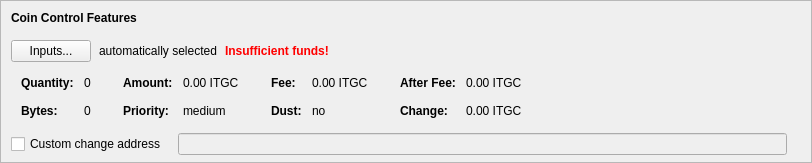
    <widget class="QFrame" name="frameCoinControl">
     <property name="sizePolicy">
      <sizepolicy hsizetype="Expanding" vsizetype="Expanding">
       <horstretch>0</horstretch>
       <verstretch>0</verstretch>
      </sizepolicy>
     </property>
     <property name="maximumSize">
      <size>
       <width>16777215</width>
       <height>16777215</height>
      </size>
     </property>
     <property name="frameShape">
      <enum>QFrame::StyledPanel</enum>
     </property>
     <property name="frameShadow">
      <enum>QFrame::Sunken</enum>
     </property>
     <layout class="QVBoxLayout" name="verticalLayoutCoinControl2">
      <property name="spacing">
       <number>0</number>
      </property>
      <property name="leftMargin">
       <number>0</number>
      </property>
      <property name="topMargin">
       <number>0</number>
      </property>
      <property name="rightMargin">
       <number>0</number>
      </property>
      <property name="bottomMargin">
       <number>6</number>
      </property>
      <item>
       <layout class="QVBoxLayout" name="verticalLayoutCoinControl" stretch="0,0,0,0,1">
        <property name="spacing">
         <number>0</number>
        </property>
        <property name="leftMargin">
         <number>10</number>
        </property>
        <property name="topMargin">
         <number>10</number>
        </property>
        <item>
         <layout class="QHBoxLayout" name="horizontalLayoutCoinControl1">
          <property name="bottomMargin">
           <number>15</number>
          </property>
          <item>
           <widget class="QLabel" name="labelCoinControlFeatures">
            <property name="sizePolicy">
             <sizepolicy hsizetype="Preferred" vsizetype="Maximum">
              <horstretch>0</horstretch>
              <verstretch>0</verstretch>
             </sizepolicy>
            </property>
            <property name="font">
             <font>
              <weight>75</weight>
              <bold>true</bold>
             </font>
            </property>
            <property name="styleSheet">
             <string notr="true">font-weight:bold;</string>
            </property>
            <property name="text">
             <string>Coin Control Features</string>
            </property>
           </widget>
          </item>
         </layout>
        </item>
        <item>
         <layout class="QHBoxLayout" name="horizontalLayoutCoinControl2" stretch="0,0,0,0">
          <property name="spacing">
           <number>8</number>
          </property>
          <property name="bottomMargin">
           <number>10</number>
          </property>
          <item>
           <widget class="QPushButton" name="pushButtonCoinControl">
            <property name="styleSheet">
             <string notr="true"/>
            </property>
            <property name="text">
             <string>Inputs...</string>
            </property>
            <property name="autoDefault">
             <bool>false</bool>
            </property>
           </widget>
          </item>
          <item>
           <widget class="QLabel" name="labelCoinControlAutomaticallySelected">
            <property name="text">
             <string>automatically selected</string>
            </property>
            <property name="margin">
             <number>5</number>
            </property>
           </widget>
          </item>
          <item>
           <widget class="QLabel" name="labelCoinControlInsuffFunds">
            <property name="font">
             <font>
              <weight>75</weight>
              <bold>true</bold>
             </font>
            </property>
            <property name="styleSheet">
             <string notr="true">color:red;font-weight:bold;</string>
            </property>
            <property name="text">
             <string>Insufficient funds!</string>
            </property>
            <property name="margin">
             <number>5</number>
            </property>
           </widget>
          </item>
          <item>
           <spacer name="horizontalSpacerCoinControl">
            <property name="orientation">
             <enum>Qt::Horizontal</enum>
            </property>
            <property name="sizeHint" stdset="0">
             <size>
              <width>40</width>
              <height>1</height>
             </size>
            </property>
           </spacer>
          </item>
         </layout>
        </item>
        <item>
         <widget class="QWidget" name="widgetCoinControl" native="true">
          <property name="sizePolicy">
           <sizepolicy hsizetype="Preferred" vsizetype="Preferred">
            <horstretch>0</horstretch>
            <verstretch>0</verstretch>
           </sizepolicy>
          </property>
          <property name="minimumSize">
           <size>
            <width>0</width>
            <height>0</height>
           </size>
          </property>
          <property name="styleSheet">
           <string notr="true"/>
          </property>
          <layout class="QHBoxLayout" name="horizontalLayoutCoinControl5">
           <property name="leftMargin">
            <number>0</number>
           </property>
           <property name="topMargin">
            <number>0</number>
           </property>
           <property name="rightMargin">
            <number>0</number>
           </property>
           <property name="bottomMargin">
            <number>0</number>
           </property>
           <item>
            <layout class="QHBoxLayout" name="horizontalLayoutCoinControl3" stretch="0,0,0,1">
             <property name="spacing">
              <number>20</number>
             </property>
             <property name="topMargin">
              <number>0</number>
             </property>
             <property name="bottomMargin">
              <number>10</number>
             </property>
             <item>
              <layout class="QFormLayout" name="formLayoutCoinControl1">
               <property name="horizontalSpacing">
                <number>10</number>
               </property>
               <property name="verticalSpacing">
                <number>14</number>
               </property>
               <property name="leftMargin">
                <number>10</number>
               </property>
               <property name="topMargin">
                <number>4</number>
               </property>
               <property name="rightMargin">
                <number>6</number>
               </property>
               <item row="0" column="0">
                <widget class="QLabel" name="labelCoinControlQuantityText">
                 <property name="font">
                  <font>
                   <weight>75</weight>
                   <bold>true</bold>
                  </font>
                 </property>
                 <property name="text">
                  <string>Quantity:</string>
                 </property>
                 <property name="margin">
                  <number>0</number>
                 </property>
                </widget>
               </item>
               <item row="0" column="1">
                <widget class="QLabel" name="labelCoinControlQuantity">
                 <property name="cursor">
                  <cursorShape>IBeamCursor</cursorShape>
                 </property>
                 <property name="contextMenuPolicy">
                  <enum>Qt::ActionsContextMenu</enum>
                 </property>
                 <property name="text">
                  <string notr="true">0</string>
                 </property>
                 <property name="margin">
                  <number>0</number>
                 </property>
                 <property name="textInteractionFlags">
                  <set>Qt::LinksAccessibleByMouse|Qt::TextSelectableByKeyboard|Qt::TextSelectableByMouse</set>
                 </property>
                </widget>
               </item>
               <item row="1" column="0">
                <widget class="QLabel" name="labelCoinControlBytesText">
                 <property name="font">
                  <font>
                   <weight>75</weight>
                   <bold>true</bold>
                  </font>
                 </property>
                 <property name="text">
                  <string>Bytes:</string>
                 </property>
                </widget>
               </item>
               <item row="1" column="1">
                <widget class="QLabel" name="labelCoinControlBytes">
                 <property name="cursor">
                  <cursorShape>IBeamCursor</cursorShape>
                 </property>
                 <property name="contextMenuPolicy">
                  <enum>Qt::ActionsContextMenu</enum>
                 </property>
                 <property name="text">
                  <string notr="true">0</string>
                 </property>
                 <property name="textInteractionFlags">
                  <set>Qt::LinksAccessibleByMouse|Qt::TextSelectableByKeyboard|Qt::TextSelectableByMouse</set>
                 </property>
                </widget>
               </item>
              </layout>
             </item>
             <item>
              <layout class="QFormLayout" name="formLayoutCoinControl2">
               <property name="horizontalSpacing">
                <number>10</number>
               </property>
               <property name="verticalSpacing">
                <number>14</number>
               </property>
               <property name="leftMargin">
                <number>6</number>
               </property>
               <property name="topMargin">
                <number>4</number>
               </property>
               <property name="rightMargin">
                <number>6</number>
               </property>
               <item row="0" column="0">
                <widget class="QLabel" name="labelCoinControlAmountText">
                 <property name="font">
                  <font>
                   <weight>75</weight>
                   <bold>true</bold>
                  </font>
                 </property>
                 <property name="text">
                  <string>Amount:</string>
                 </property>
                 <property name="margin">
                  <number>0</number>
                 </property>
                </widget>
               </item>
               <item row="0" column="1">
                <widget class="QLabel" name="labelCoinControlAmount">
                 <property name="cursor">
                  <cursorShape>IBeamCursor</cursorShape>
                 </property>
                 <property name="contextMenuPolicy">
                  <enum>Qt::ActionsContextMenu</enum>
                 </property>
                 <property name="text">
                  <string notr="true">0.00 ITGC</string>
                 </property>
                 <property name="textInteractionFlags">
                  <set>Qt::LinksAccessibleByMouse|Qt::TextSelectableByKeyboard|Qt::TextSelectableByMouse</set>
                 </property>
                </widget>
               </item>
               <item row="1" column="0">
                <widget class="QLabel" name="labelCoinControlPriorityText">
                 <property name="font">
                  <font>
                   <weight>75</weight>
                   <bold>true</bold>
                  </font>
                 </property>
                 <property name="text">
                  <string>Priority:</string>
                 </property>
                </widget>
               </item>
               <item row="1" column="1">
                <widget class="QLabel" name="labelCoinControlPriority">
                 <property name="cursor">
                  <cursorShape>IBeamCursor</cursorShape>
                 </property>
                 <property name="contextMenuPolicy">
                  <enum>Qt::ActionsContextMenu</enum>
                 </property>
                 <property name="text">
                  <string notr="true">medium</string>
                 </property>
                 <property name="textInteractionFlags">
                  <set>Qt::LinksAccessibleByMouse|Qt::TextSelectableByKeyboard|Qt::TextSelectableByMouse</set>
                 </property>
                </widget>
               </item>
              </layout>
             </item>
             <item>
              <layout class="QFormLayout" name="formLayoutCoinControl3">
               <property name="horizontalSpacing">
                <number>10</number>
               </property>
               <property name="verticalSpacing">
                <number>14</number>
               </property>
               <property name="leftMargin">
                <number>6</number>
               </property>
               <property name="topMargin">
                <number>4</number>
               </property>
               <property name="rightMargin">
                <number>6</number>
               </property>
               <item row="0" column="0">
                <widget class="QLabel" name="labelCoinControlFeeText">
                 <property name="font">
                  <font>
                   <weight>75</weight>
                   <bold>true</bold>
                  </font>
                 </property>
                 <property name="text">
                  <string>Fee:</string>
                 </property>
                 <property name="margin">
                  <number>0</number>
                 </property>
                </widget>
               </item>
               <item row="0" column="1">
                <widget class="QLabel" name="labelCoinControlFee">
                 <property name="cursor">
                  <cursorShape>IBeamCursor</cursorShape>
                 </property>
                 <property name="contextMenuPolicy">
                  <enum>Qt::ActionsContextMenu</enum>
                 </property>
                 <property name="text">
                  <string notr="true">0.00 ITGC</string>
                 </property>
                 <property name="textInteractionFlags">
                  <set>Qt::LinksAccessibleByMouse|Qt::TextSelectableByKeyboard|Qt::TextSelectableByMouse</set>
                 </property>
                </widget>
               </item>
               <item row="1" column="0">
                <widget class="QLabel" name="labelCoinControlLowOutputText">
                 <property name="font">
                  <font>
                   <weight>75</weight>
                   <bold>true</bold>
                  </font>
                 </property>
                 <property name="text">
                  <string>Dust:</string>
                 </property>
                </widget>
               </item>
               <item row="1" column="1">
                <widget class="QLabel" name="labelCoinControlLowOutput">
                 <property name="cursor">
                  <cursorShape>IBeamCursor</cursorShape>
                 </property>
                 <property name="contextMenuPolicy">
                  <enum>Qt::ActionsContextMenu</enum>
                 </property>
                 <property name="text">
                  <string notr="true">no</string>
                 </property>
                 <property name="textInteractionFlags">
                  <set>Qt::LinksAccessibleByMouse|Qt::TextSelectableByKeyboard|Qt::TextSelectableByMouse</set>
                 </property>
                </widget>
               </item>
              </layout>
             </item>
             <item>
              <layout class="QFormLayout" name="formLayoutCoinControl4">
               <property name="horizontalSpacing">
                <number>10</number>
               </property>
               <property name="verticalSpacing">
                <number>14</number>
               </property>
               <property name="leftMargin">
                <number>6</number>
               </property>
               <property name="topMargin">
                <number>4</number>
               </property>
               <property name="rightMargin">
                <number>6</number>
               </property>
               <item row="0" column="0">
                <widget class="QLabel" name="labelCoinControlAfterFeeText">
                 <property name="font">
                  <font>
                   <weight>75</weight>
                   <bold>true</bold>
                  </font>
                 </property>
                 <property name="text">
                  <string>After Fee:</string>
                 </property>
                 <property name="margin">
                  <number>0</number>
                 </property>
                </widget>
               </item>
               <item row="0" column="1">
                <widget class="QLabel" name="labelCoinControlAfterFee">
                 <property name="cursor">
                  <cursorShape>IBeamCursor</cursorShape>
                 </property>
                 <property name="contextMenuPolicy">
                  <enum>Qt::ActionsContextMenu</enum>
                 </property>
                 <property name="text">
                  <string notr="true">0.00 ITGC</string>
                 </property>
                 <property name="textInteractionFlags">
                  <set>Qt::LinksAccessibleByMouse|Qt::TextSelectableByKeyboard|Qt::TextSelectableByMouse</set>
                 </property>
                </widget>
               </item>
               <item row="1" column="0">
                <widget class="QLabel" name="labelCoinControlChangeText">
                 <property name="font">
                  <font>
                   <weight>75</weight>
                   <bold>true</bold>
                  </font>
                 </property>
                 <property name="text">
                  <string>Change:</string>
                 </property>
                </widget>
               </item>
               <item row="1" column="1">
                <widget class="QLabel" name="labelCoinControlChange">
                 <property name="cursor">
                  <cursorShape>IBeamCursor</cursorShape>
                 </property>
                 <property name="contextMenuPolicy">
                  <enum>Qt::ActionsContextMenu</enum>
                 </property>
                 <property name="text">
                  <string notr="true">0.00 ITGC</string>
                 </property>
                 <property name="textInteractionFlags">
                  <set>Qt::LinksAccessibleByMouse|Qt::TextSelectableByKeyboard|Qt::TextSelectableByMouse</set>
                 </property>
                </widget>
               </item>
              </layout>
             </item>
            </layout>
           </item>
          </layout>
         </widget>
        </item>
        <item>
         <layout class="QHBoxLayout" name="horizontalLayoutCoinControl4" stretch="0,0,0">
          <property name="spacing">
           <number>12</number>
          </property>
          <property name="sizeConstraint">
           <enum>QLayout::SetDefaultConstraint</enum>
          </property>
          <property name="topMargin">
           <number>5</number>
          </property>
          <property name="rightMargin">
           <number>5</number>
          </property>
          <item>
           <widget class="QCheckBox" name="checkBoxCoinControlChange">
            <property name="toolTip">
             <string>If this is activated, but the change address is empty or invalid, change will be sent to a newly generated address.</string>
            </property>
            <property name="text">
             <string>Custom change address</string>
            </property>
           </widget>
          </item>
          <item>
           <widget class="QValidatedLineEdit" name="lineEditCoinControlChange">
            <property name="enabled">
             <bool>false</bool>
            </property>
            <property name="sizePolicy">
             <sizepolicy hsizetype="Expanding" vsizetype="Fixed">
              <horstretch>0</horstretch>
              <verstretch>0</verstretch>
             </sizepolicy>
            </property>
           </widget>
          </item>
          <item>
           <widget class="QLabel" name="labelCoinControlChangeLabel">
            <property name="sizePolicy">
             <sizepolicy hsizetype="Preferred" vsizetype="Expanding">
              <horstretch>0</horstretch>
              <verstretch>0</verstretch>
             </sizepolicy>
            </property>
            <property name="minimumSize">
             <size>
              <width>0</width>
              <height>0</height>
             </size>
            </property>
            <property name="text">
             <string/>
            </property>
            <property name="margin">
             <number>3</number>
            </property>
           </widget>
          </item>
         </layout>
        </item>
        <item>
         <spacer name="verticalSpacerCoinControl">
          <property name="orientation">
           <enum>Qt::Vertical</enum>
          </property>
          <property name="sizeHint" stdset="0">
           <size>
            <width>800</width>
            <height>1</height>
           </size>
          </property>
         </spacer>
        </item>
       </layout>
      </item>
     </layout>
    </widget>
